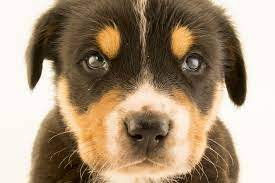
#> input picture CursoOpenCV/Dogs/Dog3.jfif, 275 x 183 px
$ python contours.py
#> lines starting #> are read from the running program, lines starting #| are printed output that depends on the picture; after the words box and inside, x2 and y2 are one past the last pixel; in counts of white or black regions, pixels touching at a corner belong together
# Aula 6 curso OpenCV
# How to identify countours in images

import cv2 as cv
import numpy as np

img = cv.imread('Dogs/Dog3.jfif')
#> img is the input picture: shape (183, 275, 3); mean B, G, R 122.9, 146.5, 166.9
cv.imshow('Dog', img)

# Creating a blank image that will be used to draw the contours
blank = np.zeros(img.shape, dtype='uint8')
cv.imshow('Blank', blank)

gray = cv.cvtColor(img, cv.COLOR_BGR2GRAY)
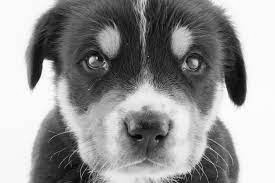
#> gray: shape (183, 275); min 1, max 255, mean 150
cv.imshow('Gray', gray)

blur = cv.GaussianBlur(gray, (5,5), cv.BORDER_DEFAULT)
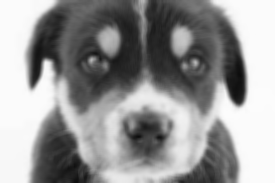
#> blur: shape (183, 275); min 13, max 252, mean 150
cv.imshow('Blur', blur)


# Trying to find the edges of the image
canny = cv.Canny(blur, 125, 175)
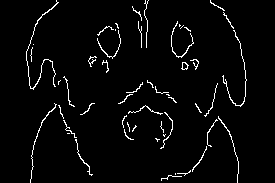
#> canny: shape (183, 275); 3.3% white in thin lines or dots, all inside (x1, y1, x2, y2) = (26, 0, 247, 183)
cv.imshow('Canny Edges', canny)


# Trying to find the contours of the image
ret, thresh = cv.threshold(gray, 125, 255, cv.THRESH_BINARY)
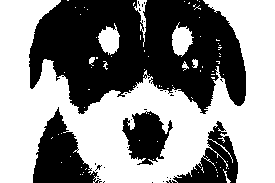
#> thresh: shape (183, 275); 54.4% white; 26 black regions (22 under 20 px)
cv.imshow('Thresh', thresh)

contours, hierarchies = cv.findContours(thresh, cv.RETR_LIST, cv.CHAIN_APPROX_NONE) # or none
#> contours = 130 contours, 123 with area under 20; largest, box (x1, y1, x2, y2) and area: (0, 0, 275, 183) 26714, (121, 110, 174, 166) 1792, (172, 22, 194, 57) 418, (98, 23, 120, 55) 402, (134, 0, 147, 47) 148, (192, 59, 198, 68) 26, (89, 57, 95, 66) 22
print(f'{len(contours)} contour(s) found! ')
#| 130 contour(s) found!

# Drawing the contours of the image
cv.drawContours(blank, contours, -1, (0,255,0), 1)
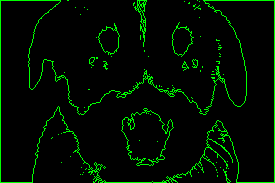
#> blank: shape (183, 275, 3); mean of channels 0, 1, 2 0, 14.2, 0; drawn as B, G, R
cv.imshow('Contours', blank)


cv.waitKey(0)

$ run again, with CursoOpenCV/Dogs/Dog1.jfif copied over CursoOpenCV/Dogs/Dog3.jfif
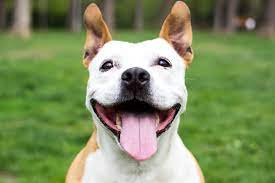
#> input picture CursoOpenCV/Dogs/Dog1.jfif, 275 x 183 px
#> img is the input picture: shape (183, 275, 3); mean B, G, R 97.1, 142.3, 127.5
#> canny: shape (183, 275); 2.8% white in thin lines or dots, all inside (x1, y1, x2, y2) = (29, 0, 255, 183)
#> `ret, thresh = cv.threshold(gray, 125, 255, cv.THRESH_BINARY)`:
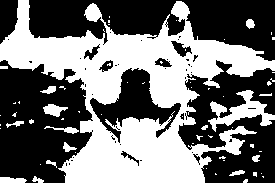
#> thresh: shape (183, 275); 44.9% white; 64 white regions (48 under 20 px)
#> contours = 127 contours, 104 with area under 20; largest, box (x1, y1, x2, y2) and area: (0, 0, 275, 183) 22776, (89, 67, 182, 144) 2766, (208, 90, 275, 132) 915, (170, 40, 193, 58) 188, (43, 104, 68, 117) 156
#| 127 contour(s) found!
#> `cv.drawContours(blank, contours, -1, (0,255,0), 1)`:
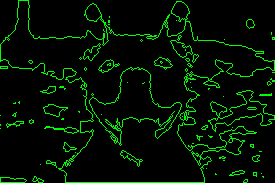
#> blank: shape (183, 275, 3); mean of channels 0, 1, 2 0, 17.8, 0; drawn as B, G, R

$ run again, with CursoOpenCV/Dogs/Dog4.jfif copied over CursoOpenCV/Dogs/Dog3.jfif
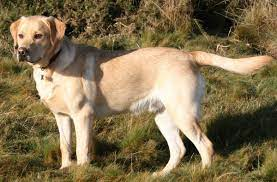
#> input picture CursoOpenCV/Dogs/Dog4.jfif, 277 x 182 px
#> img is the input picture: shape (182, 277, 3); mean B, G, R 80.7, 113.6, 130.6
#> canny: shape (182, 277); 4% white in thin lines or dots
#> `ret, thresh = cv.threshold(gray, 125, 255, cv.THRESH_BINARY)`:
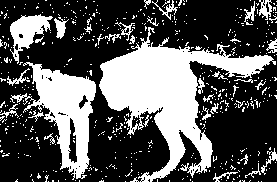
#> thresh: shape (182, 277); 34.2% white; 508 white regions (475 under 20 px)
#> contours = 607 contours, 582 with area under 20; largest, box (x1, y1, x2, y2) and area: (99, 27, 276, 182) 8849, (10, 62, 96, 180) 3968, (10, 14, 53, 64) 870, (68, 117, 78, 164) 280, (259, 0, 272, 20) 129
#| 607 contour(s) found!
#> `cv.drawContours(blank, contours, -1, (0,255,0), 1)`:
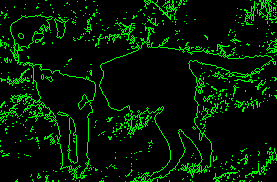
#> blank: shape (182, 277, 3); mean of channels 0, 1, 2 0, 25.3, 0; drawn as B, G, R
